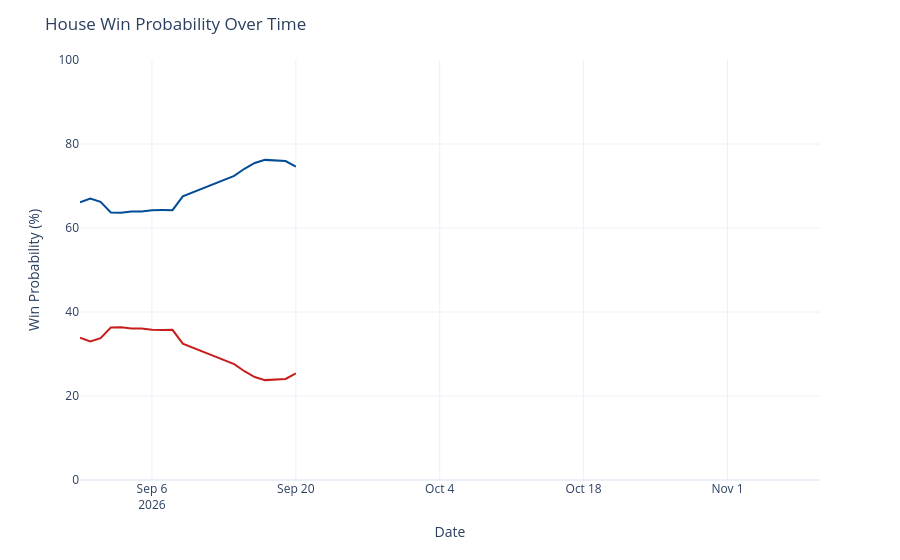

Write notebook code for a chart like this one.
### Code cell
chance_over_time = output_ts[(output_ts['geo'] == 'US House') &
                             (output_ts['type'] == 'chance')]
chance_over_time['rep_chance'] = chance_over_time['y'].map(lambda x: 100 - x)
chance_over_time = chance_over_time.rename({'y': 'Democrats', 'rep_chance': 'Republicans'}, axis=1)
chance_time_ser = px.line(chance_over_time, x='date', y=['Democrats', 'Republicans'], template='plotly_white',
                         color_discrete_map={'Democrats': '#004b97', 'Republicans': '#c71e1d'},)
chance_time_ser.update_traces(hovertemplate="%{y:.1f}%")
chance_time_ser.update_layout(
    xaxis=dict(range=[pd.to_datetime('2026-08-30'), pd.to_datetime('2026-11-10')]),
    yaxis=dict(range=[0, 100]),
    xaxis_title='Date',
    yaxis_title='Win Probability (%)',
    title=dict(text="House Win Probability Over Time"),
    hovermode="x",
    showlegend=False
)
chance_time_ser

### Figure 1 — Plotly figure (JSON) as saved in the notebook; plotly's stock layout.template omitted (floating-point values rounded to 4 significant figures)
{"data": [{"hovertemplate": "%{y:.1f}%", "legendgroup": "Democrats", "line": {"color": "#004b97", "dash": "solid"}, "marker": {"symbol": "circle"}, "mode": "lines", "name": "Democrats", "orientation": "v", "showlegend": true, "type": "scatter", "x": ["2026-08-30", "2026-08-31", "2026-09-01", "2026-09-02", "2026-09-03", "2026-09-04", "2026-09-05", "2026-09-06", "2026-09-07", "2026-09-08", "2026-09-09", "2026-09-14", "2026-09-15", "2026-09-16", "2026-09-17", "2026-09-18", "2026-09-19", "2026-09-20"], "xaxis": "x", "y": [66.12, 67.02, 66.25, 63.69, 63.65, 63.91, 63.91, 64.23, 64.27, 64.25, 67.54, 72.39, 74.1, 75.49, 76.22, 76.08, 75.94, 74.59], "yaxis": "y"}, {"hovertemplate": "%{y:.1f}%", "legendgroup": "Republicans", "line": {"color": "#c71e1d", "dash": "solid"}, "marker": {"symbol": "circle"}, "mode": "lines", "name": "Republicans", "orientation": "v", "showlegend": true, "type": "scatter", "x": ["2026-08-30", "2026-08-31", "2026-09-01", "2026-09-02", "2026-09-03", "2026-09-04", "2026-09-05", "2026-09-06", "2026-09-07", "2026-09-08", "2026-09-09", "2026-09-14", "2026-09-15", "2026-09-16", "2026-09-17", "2026-09-18", "2026-09-19", "2026-09-20"], "xaxis": "x", "y": [33.88, 32.98, 33.75, 36.31, 36.35, 36.09, 36.09, 35.77, 35.73, 35.75, 32.46, 27.61, 25.9, 24.51, 23.78, 23.92, 24.06, 25.41], "yaxis": "y"}], "layout": {"hovermode": "x", "legend": {"title": {"text": "variable"}, "tracegroupgap": 0}, "margin": {"t": 60}, "showlegend": false, "title": {"text": "House Win Probability Over Time"}, "xaxis": {"anchor": "y", "domain": [0, 1], "range": ["2026-08-30T00:00:00", "2026-11-10T00:00:00"], "title": {"text": "Date"}}, "yaxis": {"anchor": "x", "domain": [0, 1], "range": [0, 100], "title": {"text": "Win Probability (%)"}}}}
